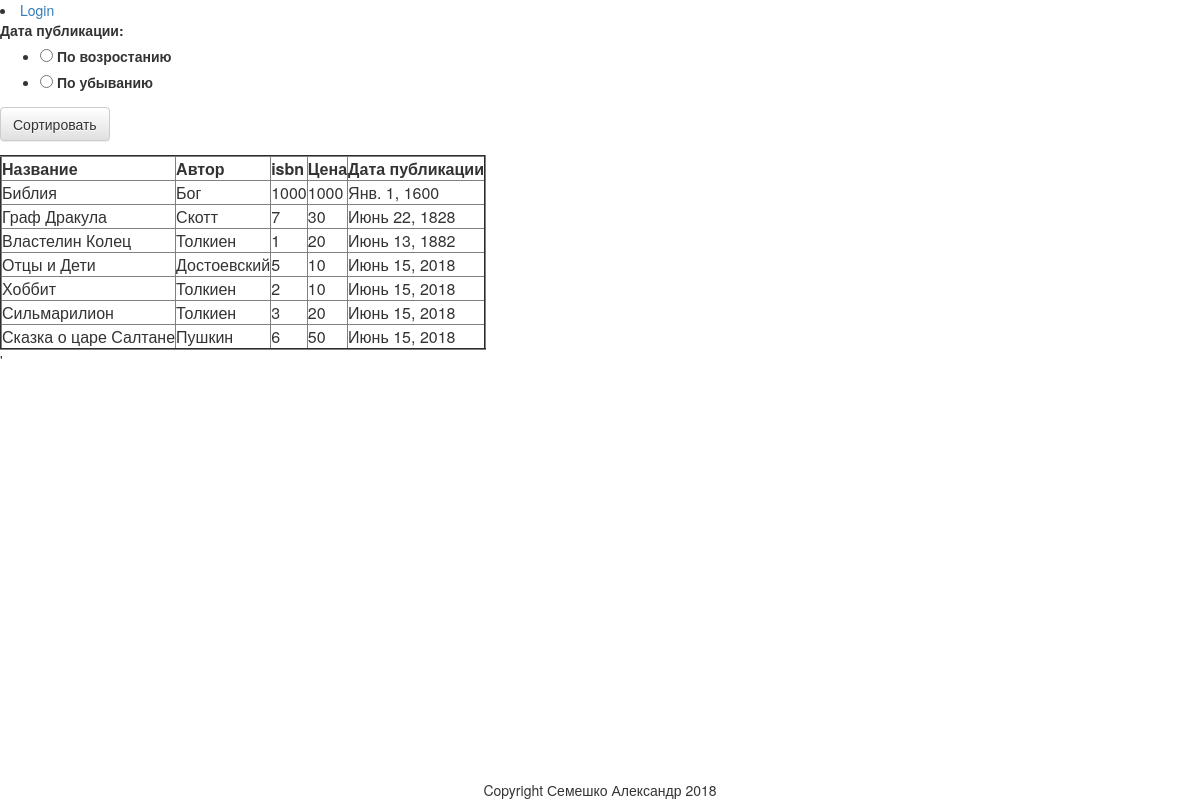
The page / on the database its author committed.
### books/models.py (models this page shows, shortened)
@python_2_unicode_compatible
class Books(models.Model):
    title = models.CharField(max_length=200)
    author = models.CharField(max_length=100)
    isbn = models.IntegerField()
    price = models.IntegerField()
    published = models.DateField(default=date.today)

### books/views.py (the view)
# urls.py: url(r'^$', views.books_list, name='books_list'),
def books_list(request):
    book = Books.objects.order_by('published')
    if request.method == "POST":
        form = FilterForm(request.POST)
        if form.is_valid():
            order=form.cleaned_data['order']
            if order == 'Inc':
                book = Books.objects.order_by('published')
            else:
                book = Books.objects.order_by('-published')
            return render(request, 'books/books.html', {'form': form, 'books': book})
    else:
        form = FilterForm()
    return render(request, 'books/books.html', {'form': form,'books':book})

### books/forms.py
class FilterForm(forms.Form):
    order = forms.ChoiceField(label = 'Дата публикации',widget=forms.RadioSelect, choices=(('Inc', u'По возростанию',), ('Desc', u'По убыванию',)))

### books/templates/books/books.html (shortened to what this page needs)
<head>
    <link rel="stylesheet" href="//maxcdn.bootstrapcdn.com/bootstrap/3.2.0/css/bootstrap.min.css">
    <link rel="stylesheet" href="//maxcdn.bootstrapcdn.com/bootstrap/3.2.0/css/bootstrap-theme.min.css">
</head>
{% block content %}
   {% if user.is_authenticated %}
     <li>User: {{ user.get_username }}</li>
     <li><a href="{% url 'logout'%}?next={{request.path}}">Logout</a></li>
   {% else %}
     <li><a href="{% url 'login'%}?next={{request.path}}">Login</a></li>
   {% endif %}
  <form method="POST" class="post-form" autocomplete="off">{% csrf_token %}
       {{ form }}
       <button type="submit" class="save btn btn-default">Сортировать</button>
  </form>
  <table border=2>
    <thead>
     <tr>
      <th data-type="string">Название</th>
      <th data-type="string">Автор</th>
      <th data-type="number">isbn</th>
      <th data-type="number">Цена</th>
      <th data-type="date">Дата публикации</th>
     </tr>
    </thead>
       {% for book in books %}
         <tr>
            <td>{{ book.title }}</td>
            <td>{{ book.author }}</td>
            <td>{{ book.isbn }}</td>
            <td>{{ book.price }}</td>
            <td>{{ book.published }}</td>
         </tr>
       {% endfor %}
  </table>
{% endblock %}'
  <footer>
    Copyright Семешко Александр 2018
  </footer>

### books/templates/books/books.html (style rules this page uses)
th { cursor: pointer; }
footer { position: fixed; left: 0; bottom: 0; width: 100%; text-align: center; }

### rows shown on the page
Books: title "Библия", author "Бог", isbn "1000", price "1000", published "Янв. 1, 1600"
Books: title "Граф Дракула", author "Скотт", isbn "7", price "30", published "Июнь 22, 1828"
Books: title "Властелин Колец", author "Толкиен", isbn "1", price "20", published "Июнь 13, 1882"
Books: title "Отцы и Дети", author "Достоевский", isbn "5", price "10", published "Июнь 15, 2018"
Books: title "Хоббит", author "Толкиен", isbn "2", price "10", published "Июнь 15, 2018"
Books: title "Сильмарилион", author "Толкиен", isbn "3", price "20", published "Июнь 15, 2018"
Books: title "Сказка о царе Салтане", author "Пушкин", isbn "6", price "50", published "Июнь 15, 2018"
